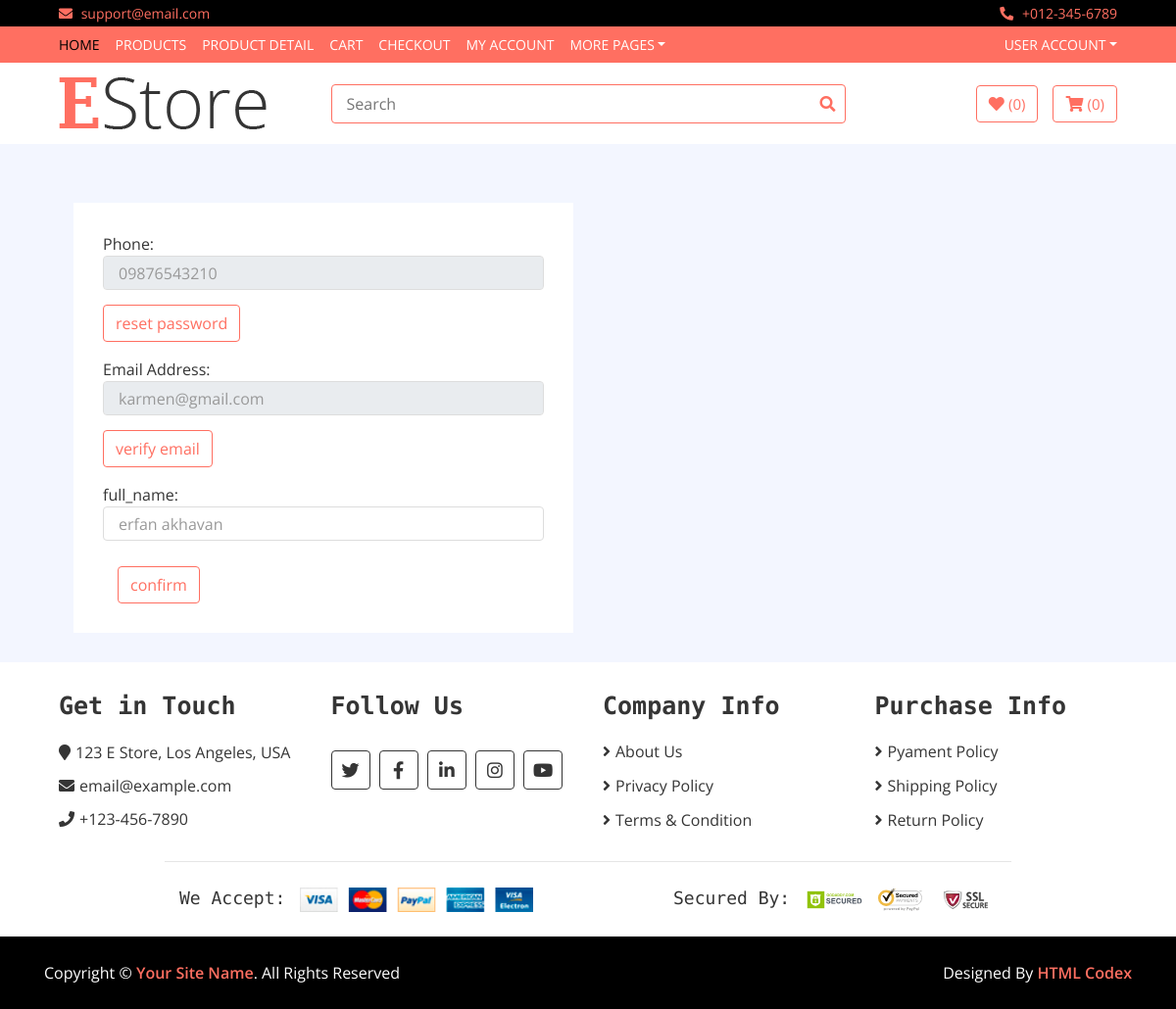
The app's page /account/profile/ (signed in) with its own data.
### account/models.py (models this page shows, shortened)
class User(AbstractBaseUser):
    date_joined = models.DateTimeField(auto_now_add=True)
    last_login = models.DateTimeField(auto_now_add=True)
    is_active = models.BooleanField(default=True)
    is_admin = models.BooleanField(default=False)
    is_superuser = models.BooleanField(default=False)
    objects = UserManager()
    phone = models.CharField(
        unique=True,
        blank=False,
        null=False,
        max_length=11,
        verbose_name='Phone Number'
    )
    email = models.EmailField(unique=True, max_length=255, null=True, blank=True)
    is_email_verify = models.BooleanField(default=False)
    full_name = models.CharField(max_length=255, null=True)
    image = models.ImageField(upload_to='users_images', null=True, blank=True)
    USERNAME_FIELD = 'phone'
    REQUIRED_FIELDS = []

### account/views.py (the view, shortened to what this page needs)
# urls.py: path('profile/', views.UserUpdateView.as_view(), name='user_update'),
class UserUpdateView(mixins.LoginRequiredMixin, View):
    def get(self, request):
        form = UserUpdateForm(instance=request.user)
        return render(request, 'account/user_update.html', context={'form':form})

### account/form.py
class UserUpdateForm(forms.ModelForm):
    phone = forms.CharField(widget=forms.TextInput(attrs={'class':'form-control'}), label='Phone')
    email = forms.CharField(
        validators=(validators.EmailValidator,),
        widget=forms.EmailInput(attrs={'class':'form-control'}),
        label='Email Address'
    )
    image = forms.ImageField(widget=forms.ClearableFileInput(attrs={'class':'form-control'}), label='image', required=False)
    full_name = forms.CharField(max_length=255, widget=forms.TextInput(attrs={'class':'form-control'}), label='full_name', required=False)
    class Meta:
        model = User
        fields = ('phone', 'email', 'full_name', 'image')
    def __init__(self, *args, **kwargs):
        super(UserUpdateForm, self).__init__(*args, **kwargs)
        self.fields['phone'].disabled = True
        self.fields['email'].disabled = True

### product/context_processors.py (called while the page is built)
def contextprocessorsfunction(request):
    return {
        'trend_women_objects': Product.objects.filter(is_trend=True),
        'category_list': Category.objects.all(),
        'brand_list': Brand.objects.all()
    }

### account/templates/account/user_update.html (shortened to what this page needs)
{% extends 'base/base.html' %}
{% load static %}
{% block content %}
        <div class="login">
            <div class="container-fluid">
                <div class='align-content-md-center'>
                    <div class="col-lg-6">
                        <div class="login-form">
                            <div class="align-content-md-center">
                            <form method="post">
                                    {% for field in form %}
                                        <div class="form-group mb-3">
                                            {% if not field.label == 'image' %}
                                                {{ field.label }}:
                                                {{ field }}
                                                {% if field.label == 'Phone' %}
                                                    <a href="{% url 'account:change_password' %}"> <span class="btn btn-warning">reset password</span> </a>
                                                {% endif %}
                                            {% endif %}
                                            {% if field.label == 'Email Address' %}
                                                {% if not request.user.is_email_verify %}
                                                    <a href="{% url 'account:ev' %}"> <span class="btn btn-warning">verify email</span> </a>
                                                {% endif     %}
                                            {% endif %}
                                        </div>
                                    {% endfor %}
                                <div class="col-md-12">
                                    <button type="submit" class="btn" style="margin-top: 10px"> confirm </button>
                                </div>
                            </form>
                            </div>
                        </div>
                    </div>
                </div>
            </div>
        </div>
{% endblock %}

### assets/css/style.css (style rules this page uses)
body { color: #353535; font-family: 'Open Sans', sans-serif; font-weight: 400; background: #f3f6ff; }
a { color: #FF6F61; }
@media (min-width: 992px) { .container-fluid { padding-right: 60px; padding-left: 60px; } }
.form-control, .custom-select { width: 100%; height: 35px; padding: 0 15px; color: #999999; border: 1px solid #dddddd; margin-bottom: 15px }
.btn { color: #FF6F61; background: #ffffff; border: 1px solid #FF6F61; }
.login { position: relative; padding-top: 30px; }
.login .login-form, .login .register-form { padding: 30px; background: #ffffff; margin-bottom: 30px; }

### records on screen
User: form "09876543210" "karmen@gmail.com" "erfan akhavan"

### other values on screen
{{ field.label }} "Phone" "Email Address" "full_name"
